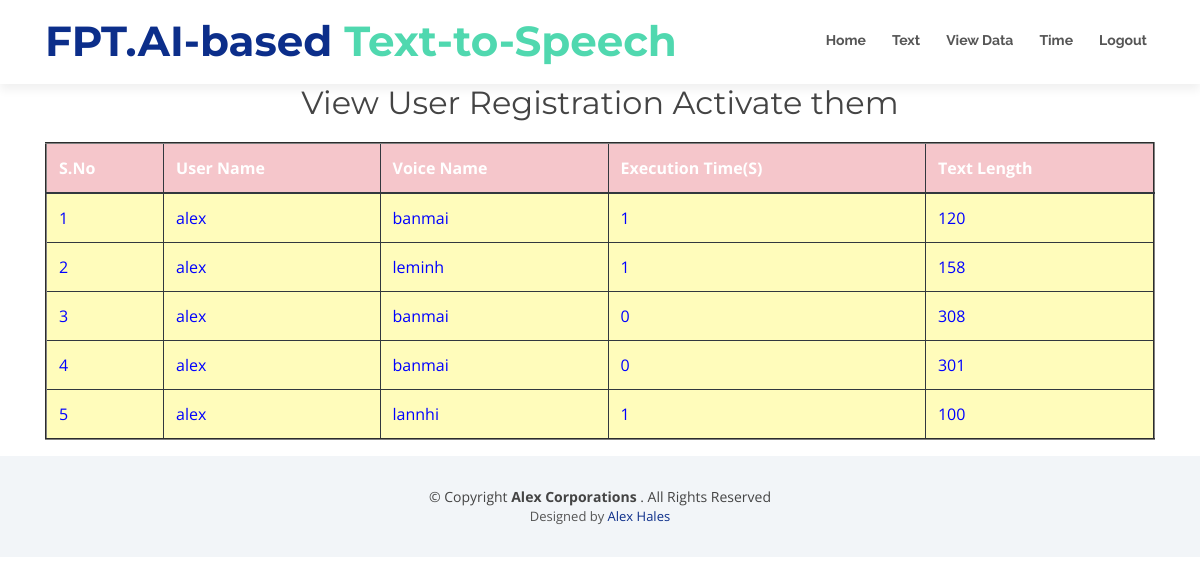
/UserTimeDifference/ (signed in), run on the app's committed database.
### users/models.py (models this page shows, shortened)
class UserTimeDurationModel(models.Model):
    username = models.CharField(max_length=100)
    voicename = models.CharField(max_length=100)
    timesec = models.IntegerField()
    textlen = models.IntegerField()
    class Meta:
        db_table = "TimeSecTable"

### users/views.py (the view)
# urls.py: path("UserTimeDifference/", usr.UserTimeDifference, name="UserTimeDifference"),
def UserTimeDifference(request):
    loginid = request.session['loginid']
    data = UserTimeDurationModel.objects.filter(username=loginid)
    return render(request, 'users/UserTimeDataView.html', {'data':data})

### assets/templates/users/UserTimeDataView.html (shortened to what this page needs)
{%extends 'users/userbase.html'%}
{%block contents%}
 <section>
     <div class="container">
        <div class="form">
            <center>
                <h2>View User Registration <span>Activate them</span></h2>
               <table border="2px" class="table table-hover table-dark">
                    <thead>
                    <tr class="table-danger">
                        <th scope="col">S.No</th>
                        <th scope="col">User Name</th>
                        <th scope="col">Voice Name</th>
                        <th scope="col">Execution Time(S)</th>
                        <th scope="col">Text Length</th>
                    </tr>
                    </thead>
                    <tbody>
                    {% for i in data %}
                    <tr scope="row" style="color: BLUE; background-color:#FFFCBB">
                        <td>{{forloop.counter}}</td>
                        <td>{{i.username}}</td>
                        <td>{{i.voicename}}</td>
                        <td>{{i.timesec}}</td>
                        <td>{{i.textlen}}</td>
                    </tr>
                    {% endfor %}
                    </tbody>
                </table>
                </center>
        </div>
      </div>
    </section>
{%endblock%}

### assets/static/css/style.css (style rules this page uses)
body { background: #fff; color: #444; font-family: "Open Sans", sans-serif; }
h1, h2, h3, h4, h5, h6 { font-family: "Montserrat", sans-serif; font-weight: 400; margin: 0 0 20px 0; padding: 0; }

### data on the page
UserTimeDurationModel: username "alex", voicename "banmai", timesec "1", textlen "120"
UserTimeDurationModel: username "alex", voicename "leminh", timesec "1", textlen "158"
UserTimeDurationModel: username "alex", voicename "banmai", timesec "0", textlen "308"
UserTimeDurationModel: username "alex", voicename "banmai", timesec "0", textlen "301"
UserTimeDurationModel: username "alex", voicename "lannhi", timesec "1", textlen "100"
